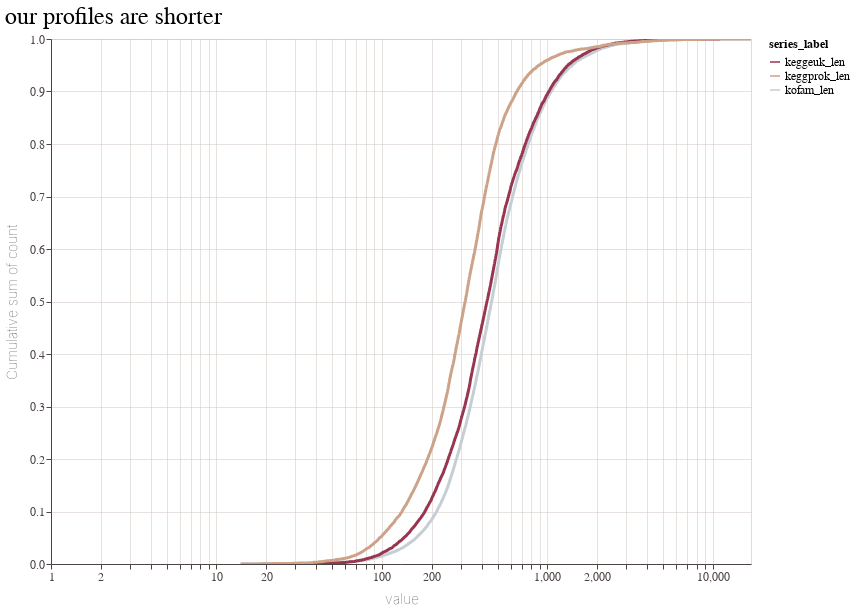

Notebook code for this chart:
### Code cell
plot

### Figure 1 — Vega-Lite specification as saved in the notebook (floating-point values rounded to 4 significant figures; data arrays with more than 128 entries replaced by an {"elided": "..."} marker saying what was removed)
{"config": {"view": {"width": 700, "height": 525}, "title": {"fontSize": 24, "font": "Nunito", "fontWeight": 400, "anchor": "start", "color": "#000000"}, "axisX": {"domain": true, "domainColor": "#4c4443", "domainWidth": 1, "grid": true, "gridColor": "#cec5c1", "gridWidth": 0.5, "labelFont": "NanumGothic", "labelFontSize": 12, "labelColor": "#4c4443", "labelAngle": 0, "labelFlush": false, "tickColor": "#4c4443", "tickSize": 5, "titleFont": "NanumGothic", "titleFontWeight": 100, "titleColor": "#4c4443", "titleFontSize": 14, "titlePadding": 10}, "axisY": {"domain": true, "domainColor": "#4c4443", "domainWidth": 1, "grid": true, "gridColor": "#cec5c1", "gridWidth": 0.5, "labelFont": "NanumGothic", "labelFontSize": 12, "labelColor": "#4c4443", "labelAngle": 0, "tickColor": "#4c4443", "tickSize": 5, "titleFont": "NanumGothic", "titleFontWeight": 100, "titleColor": "#4c4443", "titleFontSize": 14, "titlePadding": 10}, "header": {"labelFont": "NanumGothic", "labelFontSize": 16, "titleFont": "NanumGothic", "titleFontSize": 16}, "range": {"category": ["#983550", "#cca389", "#c4ced4", "#6276ba", "#b25652", "#d8c7be", "#95b5c7", "#5e51ad", "#c27c63", "#e2d9e2", "#7297c1"], "diverging": ["#983550", "#cca389", "#c4ced4", "#6276ba", "#b25652", "#d8c7be", "#95b5c7", "#5e51ad", "#c27c63", "#e2d9e2", "#7297c1"], "sequential": ["#983550", "#cca389", "#c4ced4", "#6276ba", "#b25652", "#d8c7be", "#95b5c7", "#5e51ad", "#c27c63", "#e2d9e2", "#7297c1"]}, "legend": {"labelFont": "NanumGothic", "labelFontSize": 12, "symbolSize": 100, "titleFont": "NanumGothic", "titleFontSize": 12}, "area": {"fill": "#d8c7be"}, "circle": {"fill": "#d8c7be", "size": 40, "opacity": 1, "strokeWidth": 0.2, "stroke": "#4c4443", "scheme": "category20b"}, "line": {"color": "#d8c7be", "stroke": "#d8c7be", "strokeWidth": 1.5}, "trail": {"color": "#d8c7be", "stroke": "#d8c7be", "strokeWidth": 0, "size": 1}, "path": {"stroke": "#d8c7be", "strokeWidth": 0.5}, "point": {"color": "#d8c7be", "size": 40, "strokeWidth": 0.5}, "text": {"font": "NanumGothic", "color": "#d8c7be", "fontSize": 11, "align": "right", "size": 14}, "rule": {"color": "#b3aaa7"}, "bar": {"binSpacing": 1, "continuousBandSize": 10, "fill": "#d8c7be", "stroke": false}, "tick": {"color": "#d8c7be"}}, "layer": [{"mark": {"type": "line", "color": "#c4ced4", "strokeWidth": 3}, "encoding": {"color": {"field": "series_label", "type": "nominal"}, "tooltip": [{"field": "series_label", "type": "nominal"}, {"field": "value", "type": "quantitative"}, {"field": "count", "type": "quantitative"}, {"field": "frac_cumsum", "type": "quantitative"}], "x": {"field": "value", "scale": {"domain": [1, 17020.0], "type": "log"}, "title": "value", "type": "quantitative"}, "y": {"axis": {"labelAlign": "right"}, "field": "frac_cumsum", "scale": {"domain": [0, 1]}, "title": "Cumulative sum of count", "type": "quantitative"}}, "name": "view_8", "title": "our profiles are shorter"}], "data": {"name": "data-72af66e150bf8eb10680ed2b678064b8"}, "params": [{"name": "param_32", "select": {"type": "interval", "encodings": ["x", "y"]}, "bind": "scales", "views": ["view_8"]}], "resolve": {"scale": {"y": "independent"}}, "$schema": "https://vega.github.io/schema/vega-lite/v5.17.0.json", "datasets": {"data-72af66e150bf8eb10680ed2b678064b8": {"elided": "5468 records"}}}
